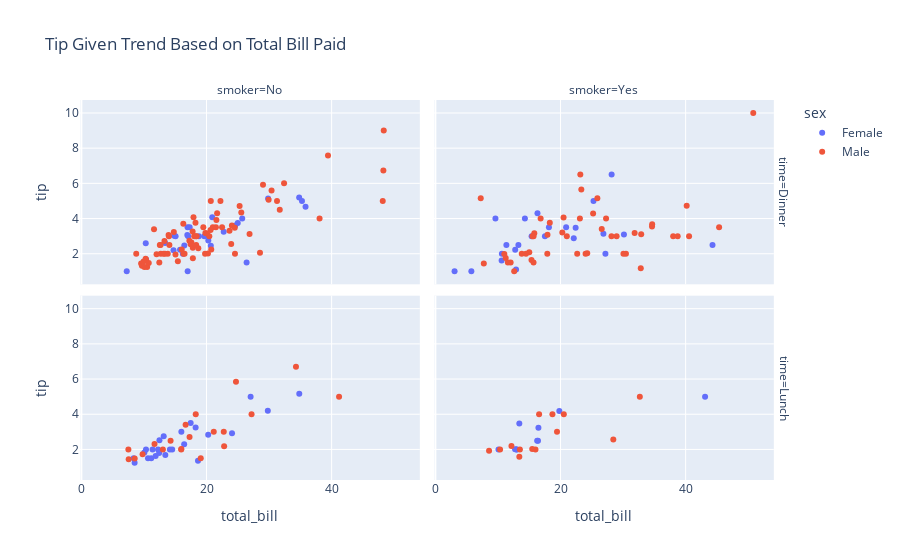

The notebook cell saved with this chart:
### Markdown cell above
### The tips dataset

### Code cell
# YOUR CODE HERE
df = px.data.tips() 
fig = px.scatter(df, x='total_bill', y='tip', title='Tip Given Trend Based on Total Bill Paid', color='sex', facet_col='smoker', facet_row='time')
fig.show()

### Figure 1 — Plotly figure (JSON) as saved in the notebook; plotly's stock layout.template omitted (floating-point values rounded to 4 significant figures)
{"data": [{"hovertemplate": "sex=Female<br>time=Dinner<br>smoker=No<br>total_bill=%{x}<br>tip=%{y}<extra></extra>", "legendgroup": "Female", "marker": {"color": "#636efa", "symbol": "circle"}, "mode": "markers", "name": "Female", "orientation": "v", "showlegend": true, "type": "scatter", "x": [16.99, 24.59, 35.26, 14.83, 10.33, 16.97, 20.29, 15.77, 19.65, 15.06, 20.69, 16.93, 10.29, 34.81, 26.41, 16.45, 17.07, 14.73, 22.75, 20.92, 7.25, 25.71, 17.31, 29.85, 25, 13.39, 16.21, 35.83, 18.78], "xaxis": "x3", "y": [1.01, 3.61, 5, 3.02, 1.67, 3.5, 2.75, 2.23, 3, 3, 2.45, 3.07, 2.6, 5.2, 1.5, 2.47, 3, 2.2, 3.25, 4.08, 1, 4, 3.5, 5.14, 3.75, 2.61, 2, 4.67, 3], "yaxis": "y3"}, {"hovertemplate": "sex=Female<br>time=Dinner<br>smoker=Yes<br>total_bill=%{x}<br>tip=%{y}<extra></extra>", "legendgroup": "Female", "marker": {"color": "#636efa", "symbol": "circle"}, "mode": "markers", "name": "Female", "orientation": "v", "showlegend": false, "type": "scatter", "x": [3.07, 26.86, 25.28, 5.75, 16.32, 11.35, 15.38, 44.3, 22.42, 14.31, 17.51, 10.59, 10.63, 9.6, 20.9, 18.15, 12.76, 13.27, 28.17, 12.9, 30.14, 22.12, 27.18], "xaxis": "x4", "y": [1, 3.14, 5, 1, 4.3, 2.5, 3, 2.5, 3.48, 4, 3, 1.61, 2, 4, 3.5, 3.5, 2.23, 2.5, 6.5, 1.1, 3.09, 2.88, 2], "yaxis": "y4"}, {"hovertemplate": "sex=Female<br>time=Lunch<br>smoker=No<br>total_bill=%{x}<br>tip=%{y}<extra></extra>", "legendgroup": "Female", "marker": {"color": "#636efa", "symbol": "circle"}, "mode": "markers", "name": "Female", "orientation": "v", "showlegend": false, "type": "scatter", "x": [10.07, 34.83, 10.65, 12.43, 24.08, 13.42, 12.48, 29.8, 14.52, 11.38, 20.27, 11.17, 12.26, 18.26, 8.51, 10.33, 14.15, 13.16, 17.47, 27.05, 16.43, 8.35, 18.64, 11.87, 15.98], "xaxis": "x", "y": [1.83, 5.17, 1.5, 1.8, 2.92, 1.68, 2.52, 4.2, 2, 2, 2.83, 1.5, 2, 3.25, 1.25, 2, 2, 2.75, 3.5, 5, 2.3, 1.5, 1.36, 1.63, 3], "yaxis": "y"}, {"hovertemplate": "sex=Female<br>time=Lunch<br>smoker=Yes<br>total_bill=%{x}<br>tip=%{y}<extra></extra>", "legendgroup": "Female", "marker": {"color": "#636efa", "symbol": "circle"}, "mode": "markers", "name": "Female", "orientation": "v", "showlegend": false, "type": "scatter", "x": [19.81, 43.11, 13, 12.74, 13, 16.4, 16.47, 13.42, 16.27, 10.09], "xaxis": "x2", "y": [4.19, 5, 2, 2.01, 2, 2.5, 3.23, 3.48, 2.5, 2], "yaxis": "y2"}, {"hovertemplate": "sex=Male<br>time=Dinner<br>smoker=No<br>total_bill=%{x}<br>tip=%{y}<extra></extra>", "legendgroup": "Male", "marker": {"color": "#EF553B", "symbol": "circle"}, "mode": "markers", "name": "Male", "orientation": "v", "showlegend": true, "type": "scatter", "x": [10.34, 21.01, 23.68, 25.29, 8.77, 26.88, 15.04, 14.78, 10.27, 15.42, 18.43, 21.58, 16.29, 20.65, 17.92, 39.42, 19.82, 17.81, 13.37, 12.69, 21.7, 9.55, 18.35, 17.78, 24.06, 16.31, 18.69, 31.27, 16.04, 17.46, 13.94, 9.68, 30.4, 18.29, 22.23, 32.4, 28.55, 18.04, 12.54, 9.94, 25.56, 19.49, 48.27, 17.59, 20.08, 20.23, 12.02, 10.51, 22.49, 12.46, 18.24, 14, 38.07, 23.95, 29.93, 14.07, 13.13, 17.26, 24.55, 19.77, 48.17, 16.49, 21.5, 12.66, 13.81, 24.52, 20.76, 31.71, 20.69, 48.33, 20.45, 13.28, 11.61, 10.77, 10.07, 29.03, 17.82], "xaxis": "x3", "y": [1.66, 3.5, 3.31, 4.71, 2, 3.12, 1.96, 3.23, 1.71, 1.57, 3, 3.92, 3.71, 3.35, 4.08, 7.58, 3.18, 2.34, 2, 2, 4.3, 1.45, 2.5, 3.27, 3.6, 2, 2.31, 5, 2.24, 2.54, 3.06, 1.32, 5.6, 3, 5, 6, 2.05, 3, 2.5, 1.56, 4.34, 3.51, 6.73, 2.64, 3.15, 2.01, 1.97, 1.25, 3.5, 1.5, 3.76, 3, 4, 2.55, 5.07, 2.5, 2, 2.74, 2, 2, 5, 2, 3.5, 2.5, 2, 3.48, 2.24, 4.5, 5, 9, 3, 2.72, 3.39, 1.47, 1.25, 5.92, 1.75], "yaxis": "y3"}, {"hovertemplate": "sex=Male<br>time=Dinner<br>smoker=Yes<br>total_bill=%{x}<br>tip=%{y}<extra></extra>", "legendgroup": "Male", "marker": {"color": "#EF553B", "symbol": "circle"}, "mode": "markers", "name": "Male", "orientation": "v", "showlegend": false, "type": "scatter", "x": [38.01, 11.24, 20.29, 13.81, 11.02, 18.29, 15.01, 17.92, 28.97, 40.17, 27.28, 12.03, 21.01, 15.36, 20.49, 25.21, 50.81, 15.81, 7.25, 31.85, 16.82, 32.9, 17.89, 14.48, 34.63, 34.65, 23.33, 45.35, 23.17, 40.55, 30.46, 23.1, 15.69, 26.59, 38.73, 24.27, 30.06, 25.89, 28.15, 11.59, 7.74, 24.01, 15.69, 15.53, 12.6, 32.83, 22.67], "xaxis": "x4", "y": [3, 1.76, 3.21, 2, 1.98, 3.76, 2.09, 3.08, 3, 4.73, 4, 1.5, 3, 1.64, 4.06, 4.29, 10, 3.16, 5.15, 3.18, 4, 3.11, 2, 2, 3.55, 3.68, 5.65, 3.5, 6.5, 3, 2, 4, 1.5, 3.41, 3, 2.03, 2, 5.16, 3, 1.5, 1.44, 2, 3, 3, 1, 1.17, 2], "yaxis": "y4"}, {"hovertemplate": "sex=Male<br>time=Lunch<br>smoker=No<br>total_bill=%{x}<br>tip=%{y}<extra></extra>", "legendgroup": "Male", "marker": {"color": "#EF553B", "symbol": "circle"}, "mode": "markers", "name": "Male", "orientation": "v", "showlegend": false, "type": "scatter", "x": [27.2, 22.76, 17.29, 16.66, 15.98, 13.03, 18.28, 24.71, 21.16, 11.69, 14.26, 15.95, 8.52, 22.82, 19.08, 34.3, 41.19, 9.78, 7.51, 7.56], "xaxis": "x", "y": [4, 3, 2.71, 3.4, 2.03, 2, 4, 5.85, 3, 2.31, 2.5, 2, 1.48, 2.18, 1.5, 6.7, 5, 1.73, 2, 1.44], "yaxis": "y"}, {"hovertemplate": "sex=Male<br>time=Lunch<br>smoker=Yes<br>total_bill=%{x}<br>tip=%{y}<extra></extra>", "legendgroup": "Male", "marker": {"color": "#EF553B", "symbol": "circle"}, "mode": "markers", "name": "Male", "orientation": "v", "showlegend": false, "type": "scatter", "x": [19.44, 32.68, 16, 28.44, 15.48, 16.58, 10.34, 13.51, 18.71, 20.53, 12.16, 8.58, 13.42], "xaxis": "x2", "y": [3, 5, 2, 2.56, 2.02, 4, 2, 2, 4, 4, 2.2, 1.92, 1.58], "yaxis": "y2"}], "layout": {"annotations": [{"font": {}, "showarrow": false, "text": "smoker=No", "x": 0.24, "xanchor": "center", "xref": "paper", "y": 1, "yanchor": "bottom", "yref": "paper"}, {"font": {}, "showarrow": false, "text": "smoker=Yes", "x": 0.74, "xanchor": "center", "xref": "paper", "y": 1, "yanchor": "bottom", "yref": "paper"}, {"font": {}, "showarrow": false, "text": "time=Lunch", "textangle": 90, "x": 0.98, "xanchor": "left", "xref": "paper", "y": 0.2425, "yanchor": "middle", "yref": "paper"}, {"font": {}, "showarrow": false, "text": "time=Dinner", "textangle": 90, "x": 0.98, "xanchor": "left", "xref": "paper", "y": 0.7575, "yanchor": "middle", "yref": "paper"}], "autosize": true, "legend": {"title": {"text": "sex"}, "tracegroupgap": 0}, "title": {"text": "Tip Given Trend Based on Total Bill Paid"}, "xaxis": {"anchor": "y", "autorange": true, "domain": [0, 0.48], "range": [-0.1117, 53.99], "title": {"text": "total_bill"}, "type": "linear"}, "xaxis2": {"anchor": "y2", "autorange": true, "domain": [0.5, 0.98], "matches": "x", "range": [-0.1117, 53.99], "title": {"text": "total_bill"}, "type": "linear"}, "xaxis3": {"anchor": "y3", "autorange": true, "domain": [0, 0.48], "matches": "x", "range": [-0.1117, 53.99], "showticklabels": false, "type": "linear"}, "xaxis4": {"anchor": "y4", "autorange": true, "domain": [0.5, 0.98], "matches": "x", "range": [-0.1117, 53.99], "showticklabels": false, "type": "linear"}, "yaxis": {"anchor": "x", "autorange": true, "domain": [0, 0.485], "range": [-0.02765, 11.03], "title": {"text": "tip"}, "type": "linear"}, "yaxis2": {"anchor": "x2", "autorange": true, "domain": [0, 0.485], "matches": "y", "range": [-0.02765, 11.03], "showticklabels": false, "type": "linear"}, "yaxis3": {"anchor": "x3", "autorange": true, "domain": [0.515, 1], "matches": "y", "range": [-0.02765, 11.03], "title": {"text": "tip"}, "type": "linear"}, "yaxis4": {"anchor": "x4", "autorange": true, "domain": [0.515, 1], "matches": "y", "range": [-0.02765, 11.03], "showticklabels": false, "type": "linear"}}}
